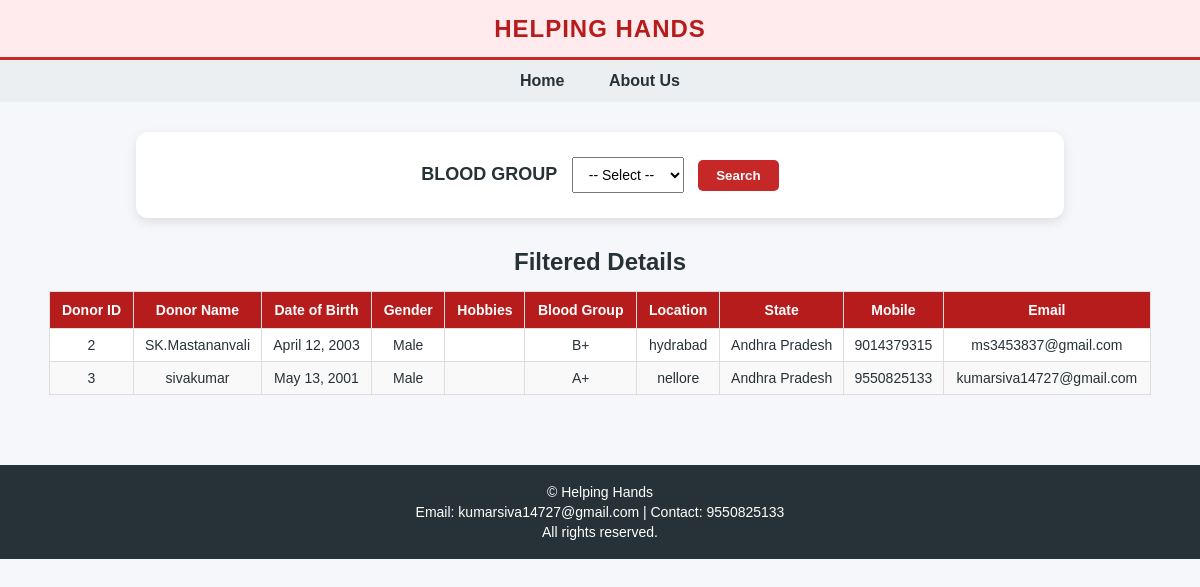
The app's page /search/ with its own data.
### Blood/models.py (models this page shows, shortened)
class Donation(models.Model):
    DonorID = models.AutoField(primary_key=True)
    DonorName = models.CharField(max_length=100)
    UserName = models.CharField(max_length=100, unique=True)
    Password = models.CharField(max_length=128)
    DateOfBirth = models.DateField(null=True, blank=True)
    Gender = models.CharField(max_length=10)
    Profession = models.CharField(max_length=100)
    BadHabits = models.TextField()
    BloodGroup = models.CharField(max_length=5)
    Diseases = models.CharField(max_length=300, null=True, blank=True)
    HadRecentInfection = models.CharField(max_length=3, choices=[('Yes', 'Yes'), ('No', 'No')])
    RecentInfections = models.CharField(max_length=300, blank=True)
    Location = models.TextField()
    State = models.CharField(max_length=50)
    Mobile = models.CharField(max_length=10)
    Email = models.EmailField()

### Blood/views.py (the view)
# urls.py: path('search/', views.group, name='group'),
def group(req):
    if req.method == 'GET':
        s = req.GET.get('group')
        if s :
            donate = Donation.objects.filter(BloodGroup=s)
        else:
            donate = Donation.objects.all()
        return render(req, 'search.html', {'donate': donate })

### templates/search.html (shortened to what this page needs)
{% load static %}
<!DOCTYPE html>
<html lang="en">
<head>
</head>
<body>
<header>
  <h1>HELPING HANDS</h1>
</header>
<nav>
  <a href="{% url 'home' %}">Home</a>
  <a href="{% url 'aboutus' %}">About Us</a>
</nav>
<main>
  <div class="search-card">
    <form action="{% url 'group' %}" method="get">
      <label>BLOOD GROUP</label>
      <select name="group">
        <option value="">-- Select --</option>
      </select>
      <button type="submit">Search</button>
    </form>
  </div>
  <h2 style="text-align:center; margin-bottom:15px;">Filtered Details</h2>
  <div class="table-container">
    <table>
      <thead>
        <tr>
          <th>Donor ID</th>
          <th>Donor Name</th>
          <th>Date of Birth</th>
          <th>Gender</th>
          <th>Hobbies</th>
          <th>Blood Group</th>
          <th>Location</th>
          <th>State</th>
          <th>Mobile</th>
          <th>Email</th>
        </tr>
      </thead>
      <tbody>
        {% for i in donate %}
        <tr>
          <td>{{ i.DonorID }}</td>
          <td>{{ i.DonorName }}</td>
          <td>{{ i.DateOfBirth }}</td>
          <td>{{ i.Gender }}</td>
          <td>{{ i.Hobbies }}</td>
          <td>{{ i.BloodGroup }}</td>
          <td>{{ i.Location }}</td>
          <td>{{ i.State }}</td>
          <td>{{ i.Mobile }}</td>
          <td>{{ i.Email }}</td>
        </tr>
        {% empty %}
        <tr>
          <td colspan="10">No donor records found</td>
        </tr>
        {% endfor %}
      </tbody>
    </table>
  </div>
</main>
<footer>
  <p>&copy; Helping Hands</p>
  <p>Email: kumarsiva14727@gmail.com | Contact: 9550825133</p>
  <p>All rights reserved.</p>
</footer>
</body>
</html>

### templates/search.html (style rules this page uses)
* { margin: 0; padding: 0; box-sizing: border-box; }
body { font-family: Arial, Helvetica, sans-serif; background-color: #F5F7FA; color: #263238; }
header { height: 60px; display: flex; justify-content: center; align-items: center; background-color: #FFEBEE; color: #B71C1C; border-bottom: 3px solid #C62828; }
header h1 { font-size: 24px; letter-spacing: 1px; }
nav { background-color: #ECEFF1; padding: 12px 0; text-align: center; }
nav a { color: #263238; margin: 0 20px; font-weight: bold; text-decoration: none; }
main { padding: 30px 20px; }
.search-card { background-color: #FFFFFF; width: 80%; margin: 0 auto 30px auto; padding: 25px; border-radius: 12px; box-shadow: 0 4px 12px rgba(0, 0, 0, 0.1); text-align: center; }
.search-card label { font-size: 18px; font-weight: bold; margin-right: 10px; }
.search-card select { padding: 8px 12px; font-size: 14px; }
.search-card button { margin-left: 10px; padding: 8px 18px; background-color: #C62828; color: #FFFFFF; border: none; border-radius: 5px; cursor: pointer; font-weight: bold; }
.table-container { width: 95%; margin: 0 auto; overflow-x: auto; }
table { width: 100%; border-collapse: collapse; background-color: #FFFFFF; box-shadow: 0 4px 10px rgba(0, 0, 0, 0.1); font-size: 14px; }
thead th { background-color: #B71C1C; color: #FFFFFF; padding: 10px; border: 1px solid #DDD; text-align: center; }
tbody td { padding: 8px; border: 1px solid #DDD; text-align: center; }
tbody tr:nth-child(even) { background-color: #F9F9F9; }
footer { background-color: #263238; color: #FFFFFF; padding: 15px; text-align: center; font-size: 14px; margin-top: 40px; }
footer p { margin: 4px 0; }

### records on screen
Donation: DonorID "2", DonorName "SK.Mastananvali", DateOfBirth "April 12, 2003", Gender "Male", BloodGroup "B+", Location "hydrabad", State "Andhra Pradesh", Mobile "9014379315", Email "ms3453837@gmail.com"
Donation: DonorID "3", DonorName "sivakumar", DateOfBirth "May 13, 2001", Gender "Male", BloodGroup "A+", Location "nellore", State "Andhra Pradesh", Mobile "9550825133", Email "kumarsiva14727@gmail.com"
